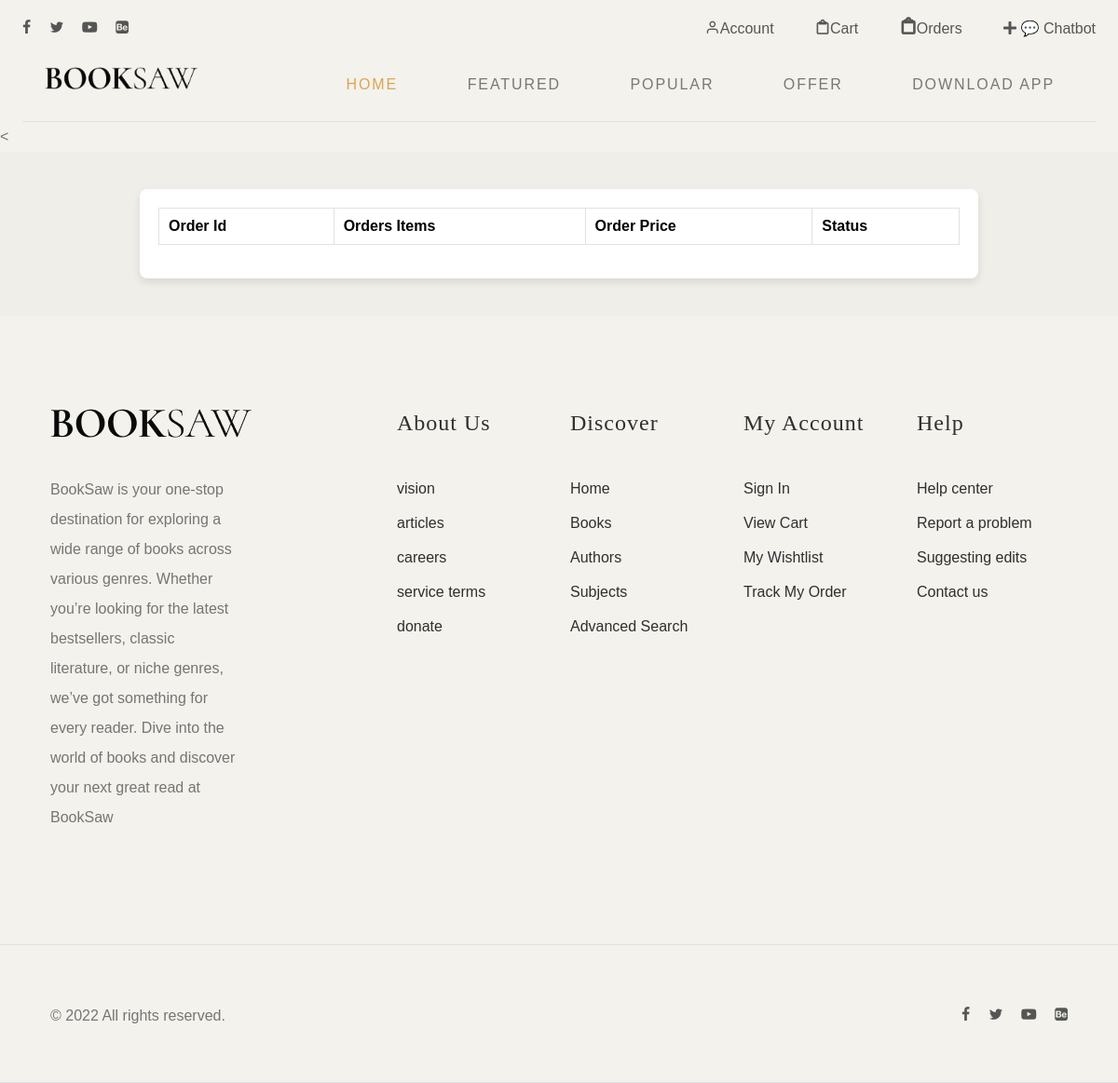
Page /orders (signed in) on the earlier database version.
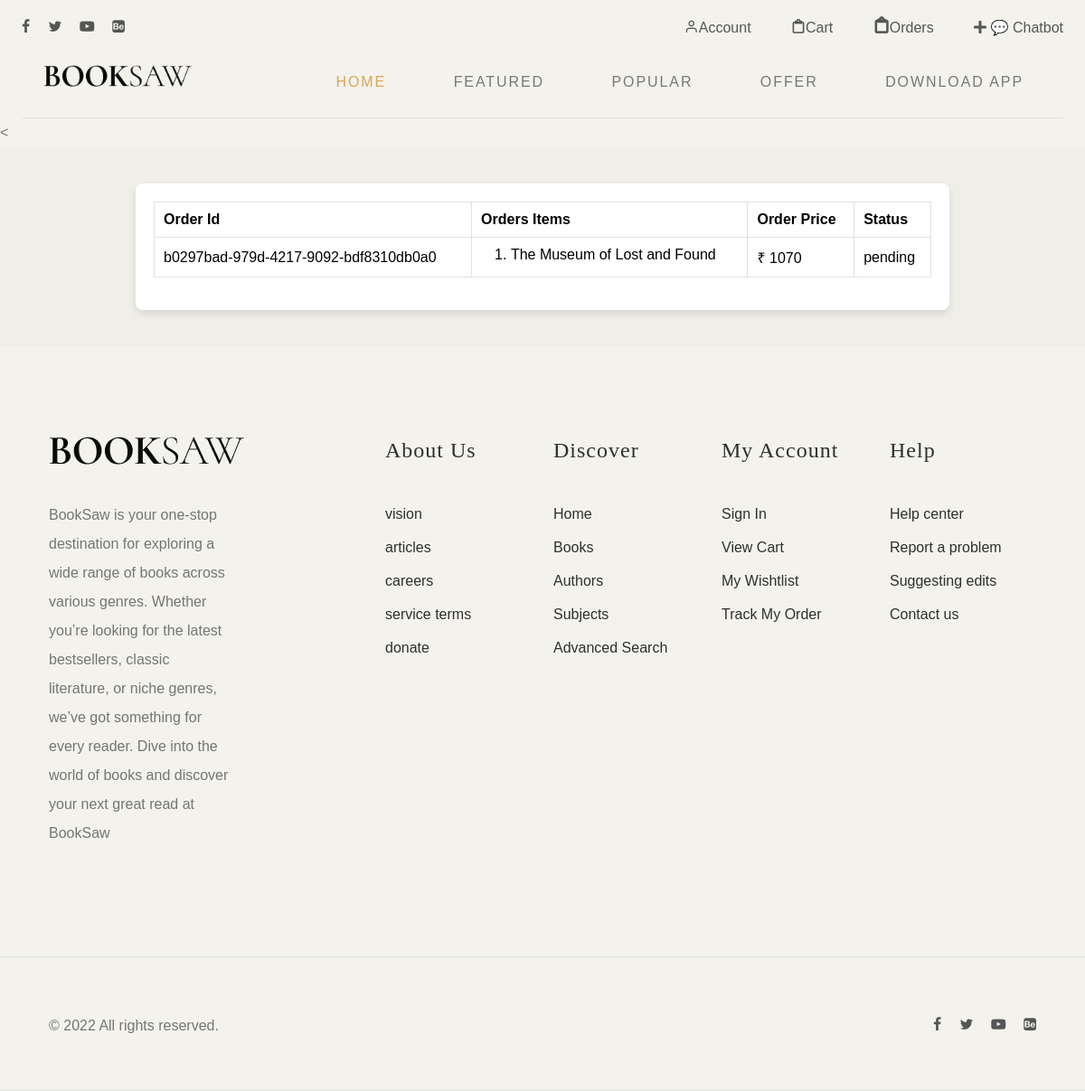
Same page on the later database version.
### Bookhive/models.py (models this page shows, shortened)
class Order(models.Model):
    order_id = models.CharField(max_length=50) # to identify order group
    user = models.ForeignKey(User, related_name='order_customer', on_delete=models.CASCADE)
    product = models.ForeignKey(Books, related_name='order_item', on_delete=models.CASCADE)
    address = models.CharField(max_length=200)
    mobile_no = models.CharField(max_length=10)
    date = models.DateTimeField(default=datetime.now())
    STATUS_CHOICES = [('Pending', 'Pending'), ('Delivered', 'Delivered'), ('On the Way', 'On the way')]
    status = models.CharField(max_length=50, choices= STATUS_CHOICES, default='pending')
    order_amt = models.IntegerField(default=0)
    def __str__(self):
        return f'{self.product.name} - {self.user.first_name}'

class Books(models.Model):
    name = models.CharField(max_length=255)
    image = models.ImageField(upload_to='books')
    author = models.CharField(max_length=100)
    price = models.IntegerField()
    genre = models.ForeignKey(Genre , related_name='genre', on_delete=models.CASCADE )
    desc = models.TextField()
    status = models.BooleanField(default=True)
    offer_status = models.BooleanField(default=False)
    offer_price = models.IntegerField(default = 0)
    shipping_cost = models.IntegerField(default = 0)

### Bookhive/views.py (the view)
# urls.py: path('orders', views.orders, name='orders'),
def orders(request):
    orders = Order.objects.filter(user=request.user).order_by('order_id')
    order_list = {}
    for order in orders:
        if order.order_id not in order_list:
            order_list[order.order_id] = {
                "order_id": order.order_id,
                "order_price": 0,  # Start from 0
                "status": order.status,
            }
        order_list[order.order_id]["order_price"] += order.order_amt  # Accumulate total price for that order_id
    order_list = list(order_list.values())
    print(order_list, orders)
    return render(request, "orders.html", {"order_list": order_list, "orders": orders})

### templates/orders.html
{% extends "base.html" %}
{% load static %}
   {% block mainblock %}
        <<div class="cart-page" style="padding: 40px 0; background-color:#EFEEE8;">
            <div class="container" style="max-width: 900px; margin: auto; background: white; padding: 20px; border-radius: 8px; box-shadow: 0 4px 8px rgba(0,0,0,0.1);">
                <div class="row">
                    <div class="col-md-12">
                        <div class="table-responsive" style="overflow-x: auto;">
                            <table class="table table-bordered" style="width: 100%; border-collapse: collapse;">
                                <thead class="thead-dark" style="background-color: #343a40; color: white;">
                                    <tr>
                                        <th style="padding: 10px; text-align: left;">Order Id</th>
                                        <th style="padding: 10px; text-align: left;">Orders Items</th>
                                        <th style="padding: 10px; text-align: left;">Order Price</th>
                                        <th style="padding: 10px; text-align: left;">Status</th>
                                    </tr>
                                </thead>
                                <tbody class="align-middle">
                                    {% for order in order_list %}
                                    <tr style="background-color: #fff;">
                                        <td style="padding: 10px; border: 1px solid #dee2e6;">{{order.order_id}}</td>
                                        <td style="padding: 10px; border: 1px solid #dee2e6;">
                                            <ol style="padding-left: 15px; margin: 0;">
                                                {% for ord in orders %}
                                                {% if ord.order_id == order.order_id %}
                                                    <li style="margin-bottom: 5px;">{{ord.product.name}}</li>
                                                {% endif %}
                                                {% endfor %}
                                            </ol>
                                        </td>
                                        <td style="padding: 10px; border: 1px solid #dee2e6;">₹ {{order.order_price}}</td>
                                        <td style="padding: 10px; border: 1px solid #dee2e6;">{{order.status}}</td>
                                    </tr>
                                    {% endfor %}
                                </tbody>
                            </table>
                        </div>
                    </div>
                </div>
            </div>
        </div>
{% endblock mainblock %}

Differences in the rows shown:
added Order: order_id "b0297bad-979d-4217-9092-bdf8310db0a0", product.name "The Museum of Lost and Found", status "pending"
Other differences:
new list line: "₹ 1070"
